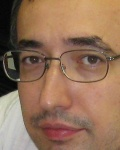
#> input picture photos_aligned_cropped/AIN extra_Andrej Lucny_align.jpg, 120 x 150 px; its folder holds only this picture in this run
$ jupyter execute --allow-errors PCA_Kravec.ipynb   (shell and % lines are left out)
#> lines starting #> are read from the running program, lines starting #| are printed output that depends on the picture
[cell 1]
import os
import cv2
import numpy as np
import matplotlib.pyplot as plt
from sklearn.cluster import KMeans

### Nacitaj tvare

[cell 2]
_, _, files = list(os.walk("photos_aligned_cropped"))[0]

faces = dict()

for f in files:
    f.encode('unicode_escape')
    img = cv2.imread("photos_aligned_cropped/"+f)
#> img is the input picture: shape (150, 120, 3); mean B, G, R 89.8, 113.4, 146.8
    gray = cv2.cvtColor(img, cv2.COLOR_BGR2GRAY)
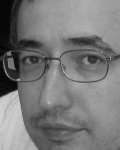
#> gray: shape (150, 120); min 3, max 214, mean 120.8
    faces[f] = gray

### Priemerna tvar

[cell 3]
avg_face = np.zeros(18000)
for face in faces.values():
    face_vec = face.flatten()
    #face_vec = face_vec.reshape(face_vec.shape[0], 1)
    avg_face += face_vec
#> this loop made 1 pass
#> after the loop, avg_face = 18000 values, max 214 at index 12840, min 3 at index 1208, mean 120.8

avg_face = avg_face/len(faces)
avg_face_img = avg_face.reshape(150, 120)
plt.imshow(avg_face_img)

### Rozdielny oproti priemernej tvary

[cell 4]
face_diffs = dict()
for name, face in faces.items():
    face_vec = face.flatten()
    face_diffs[name] = face_vec - avg_face
#> this loop made 1 pass
#> name on pass 1: 'AIN extra_Andrej Lucny_align.jpg'
#> after the loop, face_diffs = 1 item

### Vypocitaj eigenfaces

[cell 5]
A = np.matrix([i for i in face_diffs.values()]).T
AtA = np.matmul(A.T, A)
#> AtA = [[0]]
_, vec = np.linalg.eigh(AtA)
#> vec = [[1]]
eigen = np.array([np.array(np.matmul(A, v.T).T)[0] for v in vec]).T
#> eigen = 18000 values from 0 to 0

#> (a cell that did not finish here is left out)

### Vypocitaj koeficienty eigenfaces pre jednotlive tvare

[cell 7]
face_vals = dict()
for name, face in face_diffs.items():
    face_vals[name] = np.linalg.lstsq(eigen, face, rcond=None)[0]
#> after the loop, face_vals = {'AIN extra_Andrej Lucny_align.jpg': [0]}

[cell 8]
names = []
vals = []
for name, face in face_vals.items():
    names.append(name)
    vals.append(face)
#> this loop made 1 pass
#> after the loop, names = ['AIN extra_Andrej Lucny_align.jpg']; vals = [[0]]


$ run again, on photos_aligned_cropped/AIN_Lukas Gajdosech_align.jpg
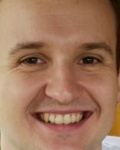
#> input picture photos_aligned_cropped/AIN_Lukas Gajdosech_align.jpg, 120 x 150 px
#> img is the input picture: shape (150, 120, 3); mean B, G, R 93.3, 118.2, 159.5
#> `gray = cv2.cvtColor(img, cv2.COLOR_BGR2GRAY)`:
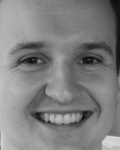
#> gray: shape (150, 120); min 5, max 220, mean 127.8
#> the loop `for face in faces.values():` made 1 pass
#> after the loop `for face in faces.values():`: avg_face = 18000 values, max 220 at index 17270, min 5 at index 7046, mean 127.8
#> the loop `for name, face in faces.items():` made 1 pass
#> name on pass 1: 'AIN_Lukas Gajdosech_align.jpg'
#> after the loop `for name, face in faces.items():`: face_diffs = 1 item
#> AtA = [[0]]
#> vec = [[1]]
#> eigen = 18000 values from 0 to 0
#> the loop `for name, face in face_diffs.items():` made 1 pass
#> after the loop `for name, face in face_diffs.items():`: face_vals = {'AIN_Lukas Gajdosech_align.jpg': [0]}
#> the loop `for name, face in face_vals.items():` made 1 pass
#> after the loop `for name, face in face_vals.items():`: names = ['AIN_Lukas Gajdosech_align.jpg']; vals = [[0]]

$ run again, on photos_aligned_cropped/AIN_Michal Kracalik_align.jpg
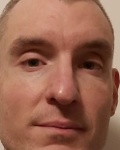
#> input picture photos_aligned_cropped/AIN_Michal Kracalik_align.jpg, 120 x 150 px
#> img is the input picture: shape (150, 120, 3); mean B, G, R 79.8, 99.8, 150.5
#> `gray = cv2.cvtColor(img, cv2.COLOR_BGR2GRAY)`:
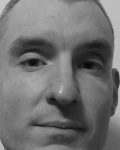
#> gray: shape (150, 120); min 6, max 207, mean 112.7
#> the loop `for face in faces.values():` made 1 pass
#> after the loop `for face in faces.values():`: avg_face = 18000 values, max 207 at index 10980, min 6 at index 8007, mean 112.7
#> the loop `for name, face in faces.items():` made 1 pass
#> name on pass 1: 'AIN_Michal Kracalik_align.jpg'
#> after the loop `for name, face in faces.items():`: face_diffs = 1 item
#> AtA = [[0]]
#> vec = [[1]]
#> eigen = 18000 values from 0 to 0
#> the loop `for name, face in face_diffs.items():` made 1 pass
#> after the loop `for name, face in face_diffs.items():`: face_vals = {'AIN_Michal Kracalik_align.jpg': [0]}
#> the loop `for name, face in face_vals.items():` made 1 pass
#> after the loop `for name, face in face_vals.items():`: names = ['AIN_Michal Kracalik_align.jpg']; vals = [[0]]

$ run again, on photos_aligned_cropped/AIN_Tomas Vinar_align.jpg
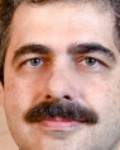
#> input picture photos_aligned_cropped/AIN_Tomas Vinar_align.jpg, 120 x 150 px
#> img is the input picture: shape (150, 120, 3); mean B, G, R 137.7, 150.6, 190.9
#> `gray = cv2.cvtColor(img, cv2.COLOR_BGR2GRAY)`:
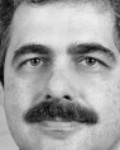
#> gray: shape (150, 120); min 4, max 237, mean 161.2
#> the loop `for face in faces.values():` made 1 pass
#> after the loop `for face in faces.values():`: avg_face = 18000 values, max 237 at index 2002, min 4 at index 7355, mean 161.2
#> the loop `for name, face in faces.items():` made 1 pass
#> name on pass 1: 'AIN_Tomas Vinar_align.jpg'
#> after the loop `for name, face in faces.items():`: face_diffs = 1 item
#> AtA = [[0]]
#> vec = [[1]]
#> eigen = 18000 values from 0 to 0
#> the loop `for name, face in face_diffs.items():` made 1 pass
#> after the loop `for name, face in face_diffs.items():`: face_vals = {'AIN_Tomas Vinar_align.jpg': [0]}
#> the loop `for name, face in face_vals.items():` made 1 pass
#> after the loop `for name, face in face_vals.items():`: names = ['AIN_Tomas Vinar_align.jpg']; vals = [[0]]

$ run again, on photos_aligned_cropped/AIN extra_Dusan Guller_align.jpg
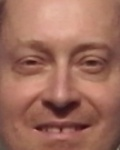
#> input picture photos_aligned_cropped/AIN extra_Dusan Guller_align.jpg, 120 x 150 px
#> img is the input picture: shape (150, 120, 3); mean B, G, R 93, 108.8, 159.2
#> `gray = cv2.cvtColor(img, cv2.COLOR_BGR2GRAY)`:
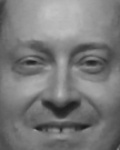
#> gray: shape (150, 120); min 26, max 195, mean 122.1
#> the loop `for face in faces.values():` made 1 pass
#> after the loop `for face in faces.values():`: avg_face = 18000 values, max 195 at index 1248, min 26 at index 15204, mean 122.1
#> the loop `for name, face in faces.items():` made 1 pass
#> name on pass 1: 'AIN extra_Dusan Guller_align.jpg'
#> after the loop `for name, face in faces.items():`: face_diffs = 1 item
#> AtA = [[0]]
#> vec = [[1]]
#> eigen = 18000 values from 0 to 0
#> the loop `for name, face in face_diffs.items():` made 1 pass
#> after the loop `for name, face in face_diffs.items():`: face_vals = {'AIN extra_Dusan Guller_align.jpg': [0]}
#> the loop `for name, face in face_vals.items():` made 1 pass
#> after the loop `for name, face in face_vals.items():`: names = ['AIN extra_Dusan Guller_align.jpg']; vals = [[0]]
